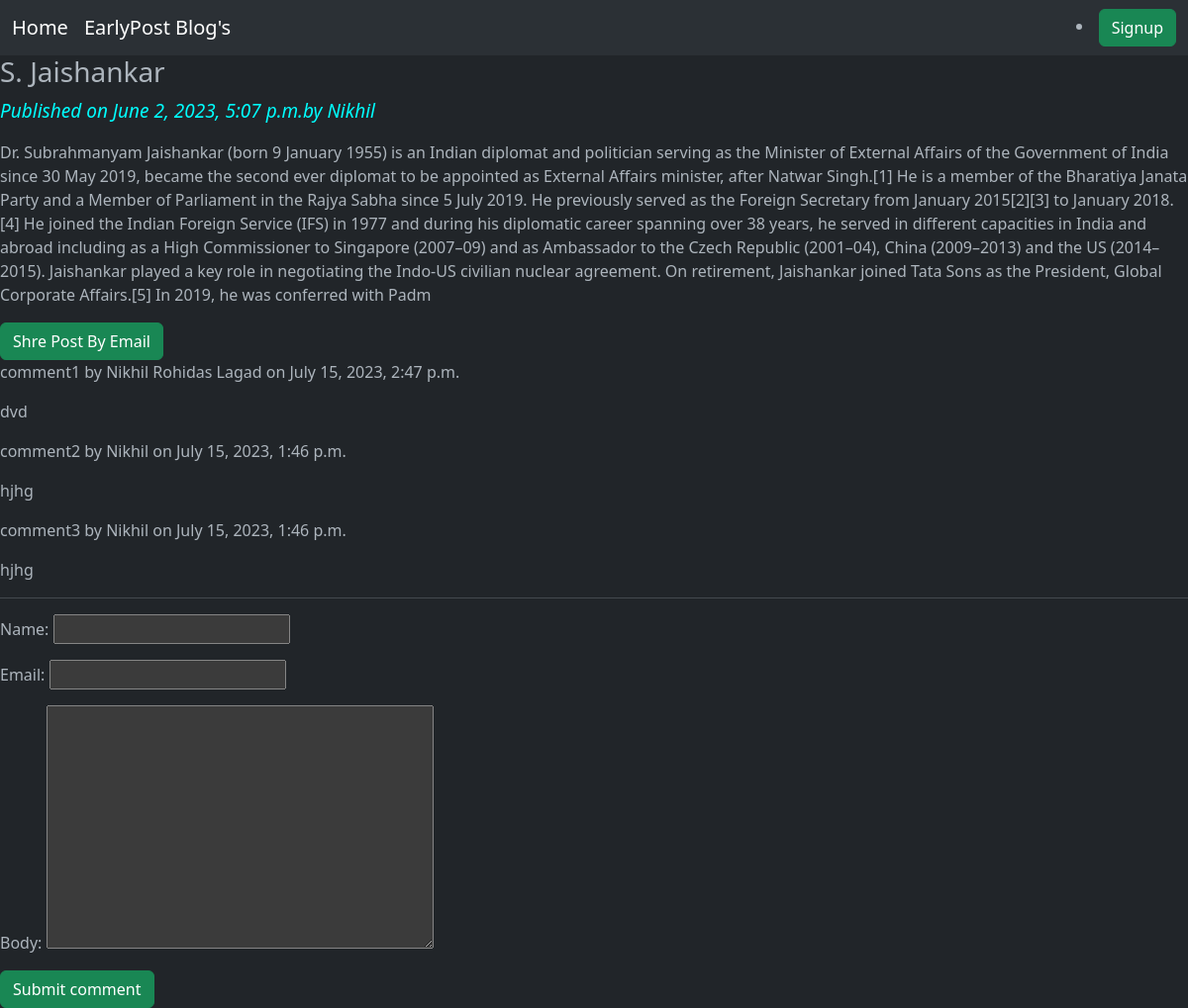
Page /2023/06/02/s-jaishankar/ on the committed database.
### blogapp/models.py (models this page shows, shortened)
class Post(models.Model):
    Status_Choices=(('draft','Draft'),('published','Published'))
    title =models.CharField(max_length=256)
    slug=models.SlugField(max_length=256,unique_for_date='publish')
    author=models.ForeignKey(User,related_name='blog_posts',on_delete=models.CASCADE)
    body=models.CharField(max_length=1000)
    publish=models.DateTimeField(default=timezone.now)
    created=models.DateTimeField(auto_now_add=True)
    updated=models.DateTimeField(auto_now=True)
    status=models.CharField(max_length=50,choices=Status_Choices,default='draft')
    class Meta:
        ordering=('-publish',)

class Comments(models.Model):
    post=models.ForeignKey(Post,on_delete=models.CASCADE,related_name='comm')
    name=models.CharField(max_length=50)
    email=models.EmailField()
    body=models.TextField()
    created=models.DateTimeField(auto_now_add=True)
    updated=models.DateTimeField(auto_now=True)
    active=models.BooleanField(default=True)
    class Meta:
        ordering=('-created',)

### blogapp/views.py (the view)
# urls.py: url('^(?P<year>\d{4})/(?P<month>\d{2})/(?P<day>\d{2})/(?P<post>[-\w]+)/$',views.post_detail,name='post_detail'),
def post_detail(request,year,month,day,post):
    post=get_object_or_404(Post,slug=post,status='published',publish__year=year,publish__month=month,publish__day=day)
    comments=post.comm.filter(active=True)
    csubmit=False
    if request.method=='POST':
        form=CommentsForm(request.POST)
        if form.is_valid():
            new_comment=form.save(commit=False)
            new_comment.post=post
            new_comment.save()
            csubmit=True
    else:
        form=CommentsForm()
    return render(request,'blogapp/post_detail.html',{'post':post,'form':form,'csubmit':csubmit,'comments':comments})

### blogapp/forms.py
class CommentsForm(forms.ModelForm):
    class Meta:
        model=Comments
        fields=('name','email','body')

### templates/blogapp/post_detail.html (shortened to what this page needs)
{%extends 'blogapp/test.html'%}
{%block title_block%}
{%block content%}
<h3>{{post.title}}</h3>
<p id="date"> Published on {{post.publish}}by {{post.author|title}}{{post.body|linebreaks}}</p>
<a href="/{{post.id}}/share" target="_blank" class="btn btn-success ">Shre Post By Email</a>
{%if comments%}
{%for comment in comments%}
<p id="cb">
comment{{forloop.counter}} by {{comment.name}} on {{comment.created}}
</p>
<div class="db">{{comment.body|linebreaks}}
</div>
{%endfor%}
<hr>
{%else%}
<p>There are no comments yet!!</p>
{%endif%}
<form method='post'>
  {{form.as_p}}
  <input type="submit" class="btn btn-success" value="Submit comment">
  </form>
  {%endblock%}
{%endblock%}

### static/CSS/blog.css (style rules this page uses)
#date { color:cyan; font-size:19px; font-style: italic; }

### rows in the picture
Post: title "S. Jaishankar", publish "June 2, 2023, 5:07 p.m.", author "Nikhil", body "Dr. Subrahmanyam Jaishankar (born 9 January 1955) is an Indian diplomat and politician serving as the Minister of External Affairs of the Government of India since 30 May 2019, became the second ever diplomat to be appointed as External Affairs minister, after Natwar Singh.[1] He is a member of the Bharatiya Janata Party and a Member of Parliament in the Rajya Sabha since 5 July 2019. He previously served as the Foreign Secretary from January 2015[2][3] to January 2018.[4] He joined the Indian Foreign Service (IFS) in 1977 and during his diplomatic career spanning over 38 years, he served in different capacities in India and abroad including as a High Commissioner to Singapore (2007–09) and…"
Comments: name "Nikhil Rohidas Lagad", created "July 15, 2023, 2:47 p.m.", body "dvd"
Comments: name "Nikhil", created "July 15, 2023, 1:46 p.m.", body "hjhg"
Comments: name "Nikhil", created "July 15, 2023, 1:46 p.m.", body "hjhg"
